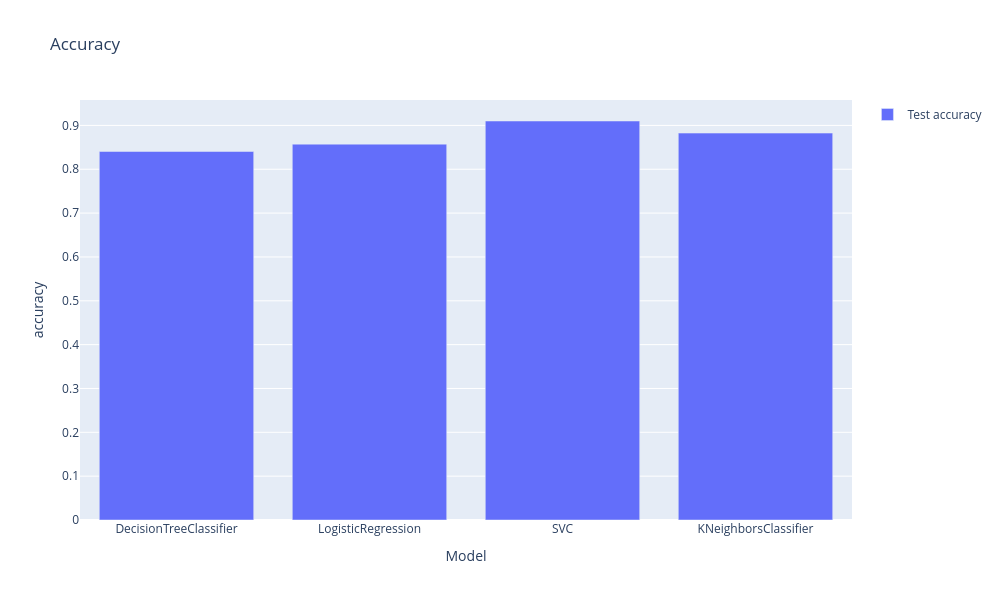

Notebook source saved alongside this figure:
### Code cell
fig = go.Figure()
test_bar = go.Bar(x=scores_df["model_name"], y=scores_df["accuracy"], name="Test accuracy")
fig.add_trace(test_bar)

fig.update_layout(
    title_text="SVC has the highest test accuracy",
    xaxis_title="Model",
    yaxis_title="Accuracy",
    height=600,
    width=1000,
    showlegend=True,
)
fig.show()
fig.write_image("images/accuracy.png")

### Figure 1 — Plotly figure (JSON) as saved in the notebook; plotly's stock layout.template omitted (floating-point values rounded to 4 significant figures)
{"data": [{"name": "Test accuracy", "x": ["DecisionTreeClassifier", "LogisticRegression", "SVC", "KNeighborsClassifier"], "y": [0.8405, 0.8573, 0.9101, 0.8825], "type": "bar"}], "layout": {"title": {"text": "Accuracy"}, "xaxis": {"title": {"text": "Model"}}, "yaxis": {"title": {"text": "accuracy"}}, "height": 600, "width": 1000, "showlegend": true}}
